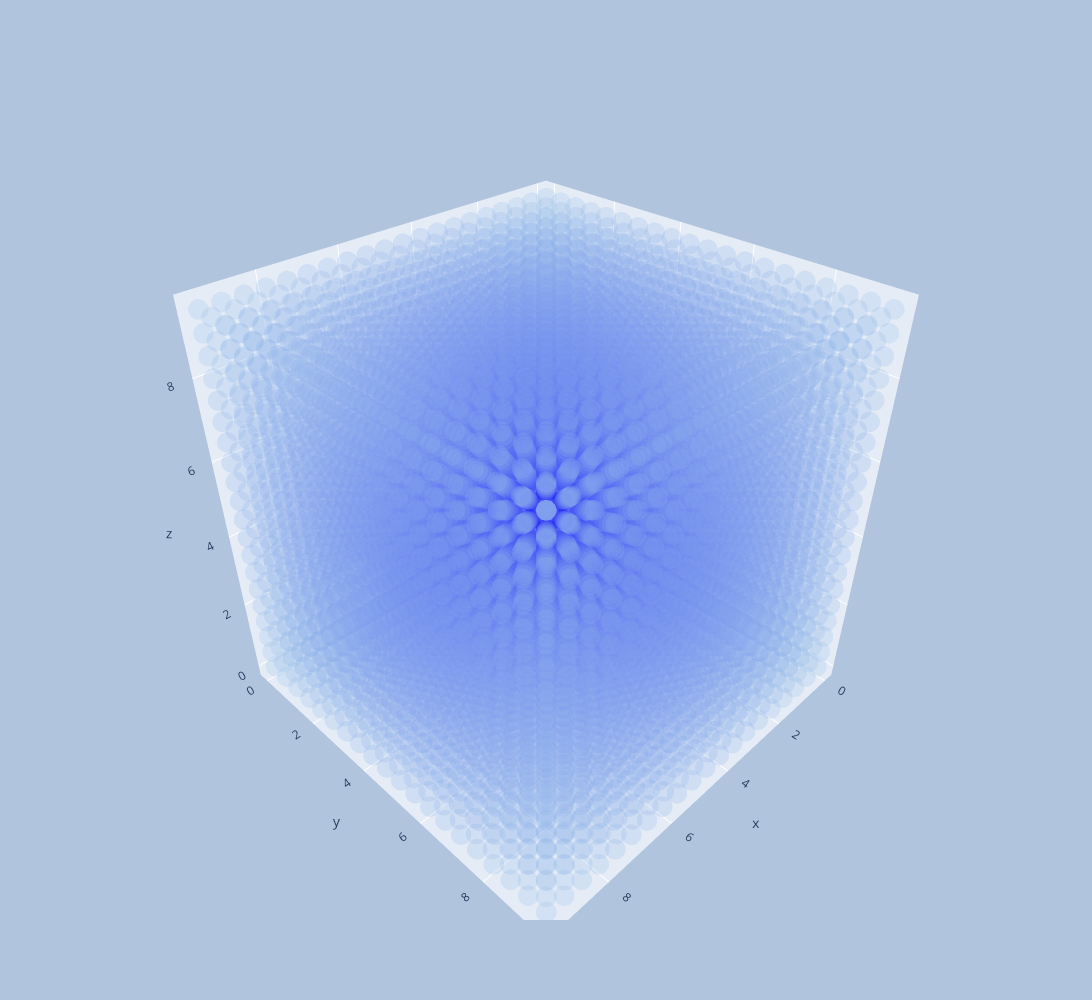

Notebook source saved alongside this figure:
### Markdown cell above
Visualization of Spheres

### Code cell
data = [go.Scatter3d(x= data_x_jam, y= data_y_jam, z= data_z_jam, mode ='markers',
                                    marker=dict(
                                      size=12,
                                      color=data_value_jam,
                                      colorscale=["rgb(255, 204, 203)", "red"]),
                                      opacity=.25,
                                      hovertemplate = 'y: %{y}'+'<br>x: %{x}'+'<br>z: %{z}<br>'+'%{text}',
                                      text = [f'Signal: {round(i,2)}' for i in data_value_jam]),
        go.Scatter3d(x= data_x_com, y= data_y_com, z= data_z_com, mode ='markers',
                                    marker=dict(
                                      size=12,
                                      color=data_value_com,
                                      colorscale=["rgb(173,216,230)","blue"]),
                                    opacity=.25,
                                    hovertemplate = 'y: %{y}'+'<br>x: %{x}'+'<br>z: %{z}<br>'+'%{text}',
                                    text = [f'Signal: {round(i,2)}' for i in data_value_com])]

fig = go.Figure(data=data)
fig.update_layout(
    showlegend=False,
    autosize=False,
    width=1500,
    height=1000,
    paper_bgcolor="LightSteelBlue",
)
fig.show()

### Figure 1 — Plotly figure (JSON) as saved in the notebook; plotly's stock layout.template omitted (floating-point values rounded to 4 significant figures; data arrays with more than 128 entries replaced by an {"elided": "..."} marker saying what was removed)
{"data": [{"hovertemplate": "y: %{y}<br>x: %{x}<br>z: %{z}<br>%{text}", "marker": {"color": [0.05752, 1.584, 3.03, 0.9704, 3.03, 5.7, 2.366, 0.9704, 2.366, 0.2561, 0.05752, 3.03, 5.7, 2.366, 0.05752, 5.7, 5.332, 4.979, 2.366, 4.979, 1.584, 0.9704, 2.366, 0.2561, 2.366, 4.979, 1.584, 0.2561, 1.584], "colorscale": [[0, "rgb(255, 204, 203)"], [1, "red"]], "size": 12}, "mode": "markers", "opacity": 0.25, "text": ["Signal: 0.06", "Signal: 1.58", "Signal: 3.03", "Signal: 0.97", "Signal: 3.03", "Signal: 5.7", "Signal: 2.37", "Signal: 0.97", "Signal: 2.37", "Signal: 0.26", "Signal: 0.06", "Signal: 3.03", "Signal: 5.7", "Signal: 2.37", "Signal: 0.06", "Signal: 5.7", "Signal: 5.33", "Signal: 4.98", "Signal: 2.37", "Signal: 4.98", "Signal: 1.58", "Signal: 0.97", "Signal: 2.37", "Signal: 0.26", "Signal: 2.37", "Signal: 4.98", "Signal: 1.58", "Signal: 0.26", "Signal: 1.58"], "type": "scatter3d", "x": [0, 0.5, 0.5, 0.5, 0.5, 0.5, 0.5, 0.5, 0.5, 0.5, 1, 1, 1, 1, 1, 1, 1, 1, 1, 1, 1, 1.5, 1.5, 1.5, 1.5, 1.5, 1.5, 1.5, 1.5], "y": [1, 0.5, 0.5, 0.5, 1, 1, 1, 1.5, 1.5, 1.5, 0, 0.5, 0.5, 0.5, 1, 1, 1, 1, 1.5, 1.5, 1.5, 0.5, 0.5, 0.5, 1, 1, 1, 1.5, 1.5], "z": [1, 0.5, 1, 1.5, 0.5, 1, 1.5, 0.5, 1, 1.5, 1, 0.5, 1, 1.5, 0, 0.5, 1, 1.5, 0.5, 1, 1.5, 0.5, 1, 1.5, 0.5, 1, 1.5, 0.5, 1]}, {"hovertemplate": "y: %{y}<br>x: %{x}<br>z: %{z}<br>%{text}", "marker": {"color": {"elided": "7971 float values"}, "colorscale": [[0, "rgb(173,216,230)"], [1, "blue"]], "size": 12}, "mode": "markers", "opacity": 0.25, "text": {"elided": "7971 str values"}, "type": "scatter3d", "x": {"elided": "7971 float values"}, "y": {"elided": "7971 float values"}, "z": {"elided": "7971 float values"}}], "layout": {"autosize": false, "height": 1000, "paper_bgcolor": "LightSteelBlue", "showlegend": false, "width": 1500}}
